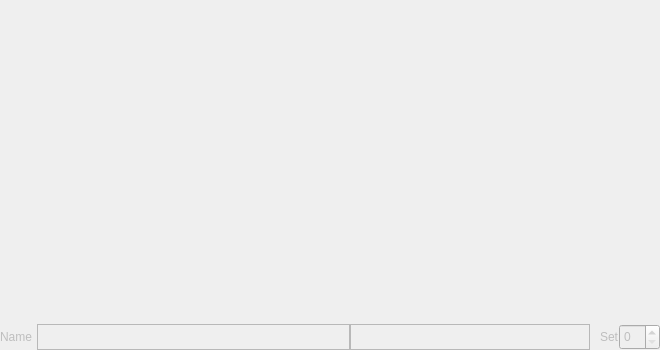
<?xml version="1.0" encoding="UTF-8"?>
<ui version="4.0">
 <class>qsliveframe</class>
 <widget class="QFrame" name="qsliveframe">
  <property name="geometry">
   <rect>
    <x>0</x>
    <y>0</y>
    <width>660</width>
    <height>350</height>
   </rect>
  </property>
  <property name="sizePolicy">
   <sizepolicy hsizetype="MinimumExpanding" vsizetype="MinimumExpanding">
    <horstretch>0</horstretch>
    <verstretch>0</verstretch>
   </sizepolicy>
  </property>
  <property name="minimumSize">
   <size>
    <width>330</width>
    <height>100</height>
   </size>
  </property>
  <property name="windowTitle">
   <string>Frame</string>
  </property>
  <property name="frameShape">
   <enum>QFrame::NoFrame</enum>
  </property>
  <property name="frameShadow">
   <enum>QFrame::Plain</enum>
  </property>
  <layout class="QVBoxLayout" name="verticalLayout">
   <property name="spacing">
    <number>0</number>
   </property>
   <property name="leftMargin">
    <number>0</number>
   </property>
   <property name="topMargin">
    <number>0</number>
   </property>
   <property name="rightMargin">
    <number>0</number>
   </property>
   <property name="bottomMargin">
    <number>0</number>
   </property>
   <item>
    <widget class="QFrame" name="frame">
     <property name="sizePolicy">
      <sizepolicy hsizetype="Expanding" vsizetype="Expanding">
       <horstretch>0</horstretch>
       <verstretch>0</verstretch>
      </sizepolicy>
     </property>
     <property name="frameShape">
      <enum>QFrame::NoFrame</enum>
     </property>
     <property name="frameShadow">
      <enum>QFrame::Plain</enum>
     </property>
     <property name="lineWidth">
      <number>0</number>
     </property>
    </widget>
   </item>
   <item>
    <layout class="QHBoxLayout" name="horizontalLayout_6">
     <item>
      <widget class="QLabel" name="setNameLabel">
       <property name="enabled">
        <bool>false</bool>
       </property>
       <property name="maximumSize">
        <size>
         <width>16777215</width>
         <height>29</height>
        </size>
       </property>
       <property name="text">
        <string>Name</string>
       </property>
      </widget>
     </item>
     <item>
      <spacer name="horizontalSpacer_2">
       <property name="orientation">
        <enum>Qt::Horizontal</enum>
       </property>
       <property name="sizeType">
        <enum>QSizePolicy::Preferred</enum>
       </property>
       <property name="sizeHint" stdset="0">
        <size>
         <width>5</width>
         <height>20</height>
        </size>
       </property>
      </spacer>
     </item>
     <item>
      <widget class="QPlainTextEdit" name="txtBankName">
       <property name="enabled">
        <bool>false</bool>
       </property>
       <property name="sizePolicy">
        <sizepolicy hsizetype="MinimumExpanding" vsizetype="Preferred">
         <horstretch>0</horstretch>
         <verstretch>0</verstretch>
        </sizepolicy>
       </property>
       <property name="minimumSize">
        <size>
         <width>50</width>
         <height>26</height>
        </size>
       </property>
       <property name="maximumSize">
        <size>
         <width>16777215</width>
         <height>26</height>
        </size>
       </property>
       <property name="font">
        <font>
         <pointsize>9</pointsize>
        </font>
       </property>
       <property name="focusPolicy">
        <enum>Qt::ClickFocus</enum>
       </property>
       <property name="toolTip">
        <string>Enter the (memorable) name of the screen-set/bank here.  Be careful of inadvertent hot-keys toggling the patterns.</string>
       </property>
       <property name="verticalScrollBarPolicy">
        <enum>Qt::ScrollBarAlwaysOff</enum>
       </property>
       <property name="horizontalScrollBarPolicy">
        <enum>Qt::ScrollBarAlwaysOff</enum>
       </property>
       <property name="lineWrapMode">
        <enum>QPlainTextEdit::NoWrap</enum>
       </property>
      </widget>
     </item>
     <item>
      <widget class="QLabel" name="labelPlaylistSong">
       <property name="enabled">
        <bool>true</bool>
       </property>
       <property name="minimumSize">
        <size>
         <width>240</width>
         <height>0</height>
        </size>
       </property>
       <property name="font">
        <font>
         <weight>75</weight>
         <italic>true</italic>
         <bold>true</bold>
        </font>
       </property>
       <property name="toolTip">
        <string>Name of the current playlist/song, or the path to the current
song.</string>
       </property>
       <property name="frameShape">
        <enum>QFrame::StyledPanel</enum>
       </property>
       <property name="frameShadow">
        <enum>QFrame::Sunken</enum>
       </property>
       <property name="text">
        <string/>
       </property>
      </widget>
     </item>
     <item>
      <spacer name="horizontalSpacer">
       <property name="orientation">
        <enum>Qt::Horizontal</enum>
       </property>
       <property name="sizeType">
        <enum>QSizePolicy::Fixed</enum>
       </property>
       <property name="sizeHint" stdset="0">
        <size>
         <width>7</width>
         <height>20</height>
        </size>
       </property>
      </spacer>
     </item>
     <item>
      <widget class="Line" name="line">
       <property name="sizePolicy">
        <sizepolicy hsizetype="Fixed" vsizetype="Fixed">
         <horstretch>0</horstretch>
         <verstretch>0</verstretch>
        </sizepolicy>
       </property>
       <property name="baseSize">
        <size>
         <width>0</width>
         <height>20</height>
        </size>
       </property>
       <property name="orientation">
        <enum>Qt::Vertical</enum>
       </property>
      </widget>
     </item>
     <item>
      <widget class="QLabel" name="setNumberLabel">
       <property name="enabled">
        <bool>false</bool>
       </property>
       <property name="maximumSize">
        <size>
         <width>16777215</width>
         <height>29</height>
        </size>
       </property>
       <property name="text">
        <string>Set</string>
       </property>
      </widget>
     </item>
     <item>
      <widget class="QSpinBox" name="spinBank">
       <property name="enabled">
        <bool>false</bool>
       </property>
       <property name="maximumSize">
        <size>
         <width>16777215</width>
         <height>29</height>
        </size>
       </property>
       <property name="font">
        <font>
         <pointsize>9</pointsize>
        </font>
       </property>
       <property name="focusPolicy">
        <enum>Qt::ClickFocus</enum>
       </property>
       <property name="toolTip">
        <string>Sets the active screen-set/bank.  Normally ranges from 0 to 31.</string>
       </property>
       <property name="layoutDirection">
        <enum>Qt::LeftToRight</enum>
       </property>
       <property name="maximum">
        <number>31</number>
       </property>
      </widget>
     </item>
    </layout>
   </item>
  </layout>
 </widget>
 <resources/>
 <connections/>
</ui>
